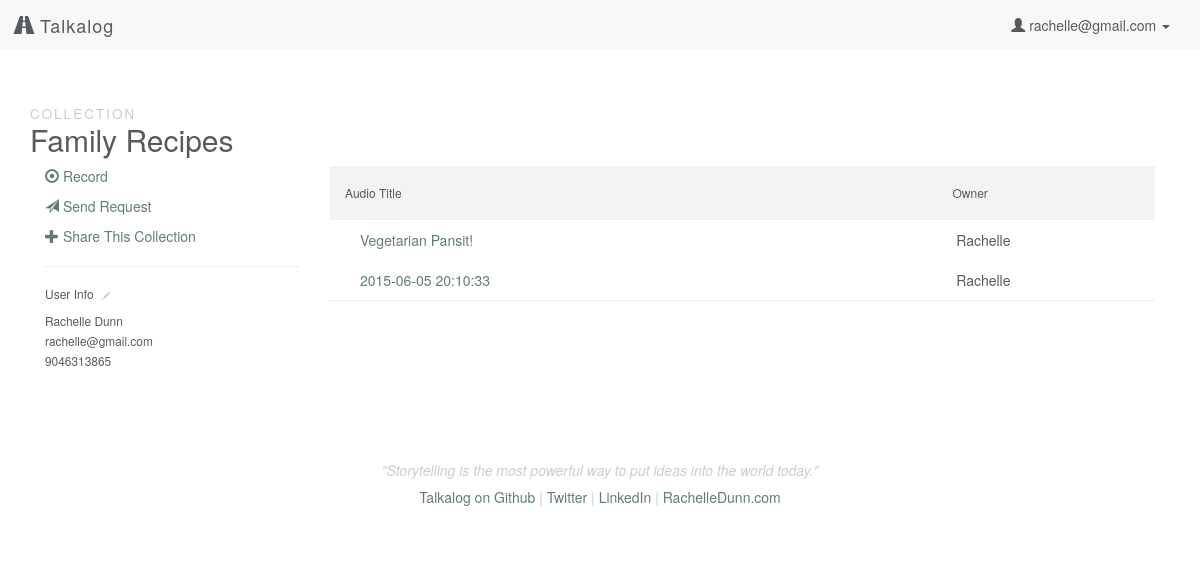
Page /collection/9 (signed in) on the earlier database version.
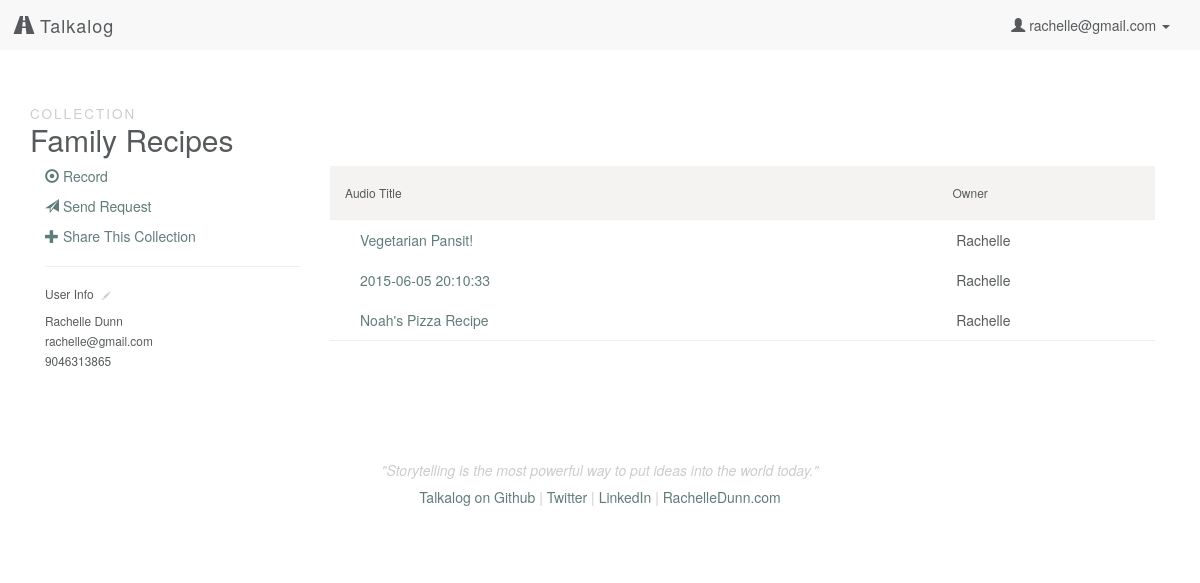
Same page on the later database version.
### model.py (models this page shows, shortened)
class Upload(db.Model):
    __tablename__ = "Uploads"
    id = db.Column(db.Integer, autoincrement=True, primary_key=True)
    user_id = db.Column(db.Integer, db.ForeignKey('Users.id'), nullable=False)
    title = db.Column(db.String, nullable=False, default=db.func.now())
    path = db.Column(db.String(50))
    mimetype = db.Column(db.String(50), default='wav') # wav, jpg, mp3
    datetime = db.Column(db.DateTime, default=db.func.now(), onupdate=db.func.now()) # set datetime to current timestamp
    transcript = db.Column(db.Text)
    user = db.relationship("User", backref=db.backref("uploads", order_by=id))

class User(db.Model):
    __tablename__ = "Users"
    id = db.Column(db.Integer, autoincrement=True, primary_key=True)
    email = db.Column(db.String(100), nullable=False)
    password = db.Column(db.String(50), nullable=False)
    first_name = db.Column(db.String(50), nullable=False)
    last_name = db.Column(db.String(50), nullable=False)
    tel = db.Column(db.String, nullable=False)

### server.py (the view)
@app.route('/collection/<int:id>')
def collection_page(id):
	"""Show uploads and more information associated with a collection."""
	if 'email' in session:
		user_email = session['email']
		user = User.query.filter_by(email=user_email).first()
		this_collection = Collection.query.filter_by(id=id).first()
		uploads = [cu.upload for cu in this_collection.collectionsuploads]
		collectionusers = CollectionsUsers.query.filter_by(
			collection_id=id).all()
		user_permissions = []
		for u in collectionusers:
			user_permissions.append(u.user_id)
		if (this_collection.user_id == user.id) or (
			user.id in user_permissions):
			return render_template('collection.html', user=user,
				collection=this_collection, uploads=uploads)
		else:
			flash('You don\'t have access to view this page')
			return redirect('/')
	else:
		flash('You must be logged in to view this page')
		return redirect('/')

### templates/collection.html (shortened to what this page needs)
{% extends 'base.html' %}
{% block content %}
    <h2><small>Collection</small><br>{{ collection.title }}</h2>
    <div class="row">
        <div class="col-sm-3">
            <p><a href="/record"><span class="glyphicon glyphicon-record" aria-hidden="true"></span> Record</a></p>
            <p><a href="/generate"><span class="glyphicon glyphicon-send" aria-hidden="true"></span> Send Request</a></p>
            <p><a href="#" data-toggle="modal" data-target="#share-{{ collection.id }}"><span class="glyphicon glyphicon-plus" aria-hidden="true"></span> Share This Collection</a></p>
            <hr>
            <h6>User Info <a href="/edit/user"><span class="glyphicon glyphicon-pencil click-to-edit" aria-hidden="true"></span></a></h6>
            <p><small>{{ user.first_name }} {{ user.last_name }}<br>
                {{ user.email }}<br>
                {{ user.tel }}</small></p>
        </div>
        {% if uploads %}
        <div class="col-sm-9">
            <div class="file-box">
                <ul class="list-group">
                    <li class="list-group-item list-group-heading row">
                        <div class="name col-sm-6">
                            <h6>Audio Title</h6>
                        </div>
                        <div class="col-sm-3">
                        </div>
                        <div class="col-sm-3">
                            <h6>Owner</h6>
                        </div>
                    </li>
                {% for upload in uploads %}
                    <li class="list-group-item upload row">
                        <div class="col-sm-6">
                            <a href="/listen/{{ upload.id }}">{{ upload.title }}</a>
                        </div>
                        <div class="col-sm-3">
                        </div>
                        <div class="col-sm-3">
                            {{ upload.user.first_name }}
                        </div>
                    </li>
                {% endfor %}
                </ul>
            </div>
        </div>
    </div>
    {% else %}
    <p>No uploads currently part of this collection!</p>
    {% endif %}
{% endblock %}

Differences in the rows shown:
now on this page (row edited): Upload: title "Noah's Pizza Recipe", user.first_name "Rachelle"
